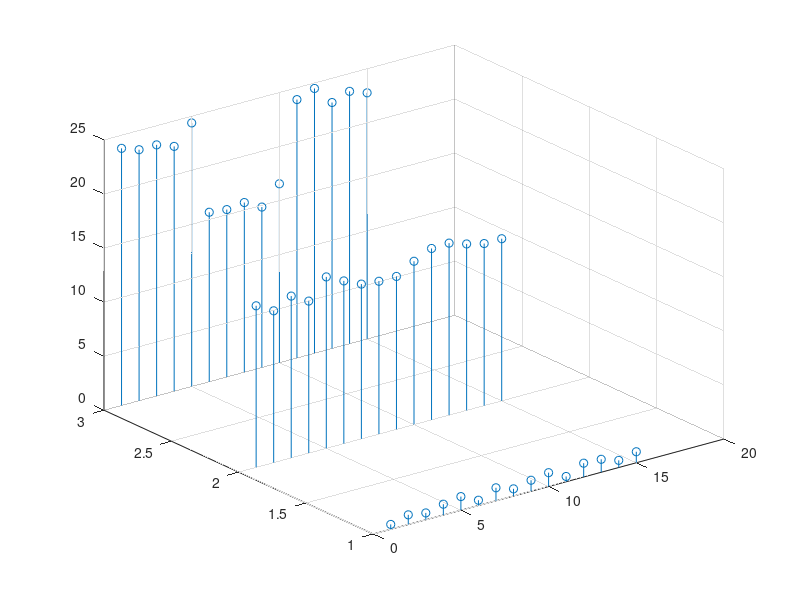

MATLAB code for this plot:
dimension=3
numberofdatapoints=15
numberofcentroids=3
numberofiterations=5
startinglocations=zeros(numberofcentroids,dimension,numberofiterations+1)
%startinglocations(:,:,1)=[2 2; 13 12; 35 32]
%starting locations matter, pick data points as starting locations
categorizationmatrix=zeros(numberofcentroids,numberofdatapoints,numberofiterations)
categorizedcoordinates=zeros(numberofdatapoints,dimension,numberofiterations,numberofcentroids)

data=zeros(15,2)
%data=[1 1; 3 1; 15 1; 7 3; 4 6; 3 3; 4 5; 5 4; 7 8; 8 2; 3 9; 7 15; 15 8; 6 2; 3 4; 12 7]
data=[1 1 1; 2 1 1; 1 2 1; 2 2 1; 0 1 1; 15 1 7; 15 2 8; 14 1 7; 14 2 7; 15 0 7; 15 15 15; 16 15 15; 14 15 14; 15 14 15; 14 14 15]
size(data)
stem3(data)
scatter3(data(:,1),data(:,2),data(:,3))
startinglocations(:,:,1)=data(1:numberofcentroids,1:dimension)
%startinglocations(:,:,1)=[15 15 15; 320 18 150; -52 -200 -300]
distancematrix=zeros(numberofcentroids,numberofdatapoints,numberofiterations)
for iterationnumber=1:numberofiterations
%iterationnumber=1

for n=1:numberofcentroids
for m=1:numberofdatapoints
    distancematrix(n,m,iterationnumber)=sqrt(sum((data(m,:)-startinglocations(n,:,iterationnumber)).^2))
end
end
stem3(distancematrix(:,:,iterationnumber))
[sorteddistancematrix,locations]=sort(distancematrix,1)
[nearestneighbormatrix, neighborindex]=sort(distancematrix,2)
stem3(sorteddistancematrix(:,:,iterationnumber))
for n=1:numberofcentroids
for m=1:numberofdatapoints
if n==locations(1,m,iterationnumber)
categorizationmatrix(n,m,iterationnumber)=locations(1,m,iterationnumber)
end

for q=1:numberofcentroids
    offthemapcheck=sum(categorizationmatrix,2)
    if offthemapcheck(q,1,iterationnumber)==0
        categorizationmatrix(:,neighborindex(q,1,iterationnumber),iterationnumber)=0
        categorizationmatrix(q,neighborindex(q,1,iterationnumber),iterationnumber)=q
    end
   
    
end
end

categorizationmatrix(:,:,1)
for n=1:numberofcentroids
for m=1:numberofdatapoints
    if n==categorizationmatrix(n,m,iterationnumber)
        categorizedcoordinates(m,:,iterationnumber,n)=data(m,:)
    end
end
end

categorizedcoordinates(:,:,1,1)
categorizedcoordinates(:,:,1,2)
categorizedcoordinates(:,:,1,3)
numberofpointsineachcategory=zeros(1,numberofcentroids,numberofiterations)
for n = 1:numberofcentroids
    numberofpointsineachcategory(:,n,iterationnumber)=sum(categorizationmatrix(n,:,iterationnumber))/max(categorizationmatrix(n,:,iterationnumber))
end
newcentroids=zeros(numberofcentroids,dimension)
for n=1:numberofcentroids
newcentroids(n,:)=sum(categorizedcoordinates(:,:,iterationnumber,n),1)/numberofpointsineachcategory(1,n,iterationnumber)
end
for n=1:numberofcentroids
startinglocations(n,:,iterationnumber+1)=newcentroids(n,:)
end
end
end
categorizationmatrix
offthemapcheck
startinglocations
